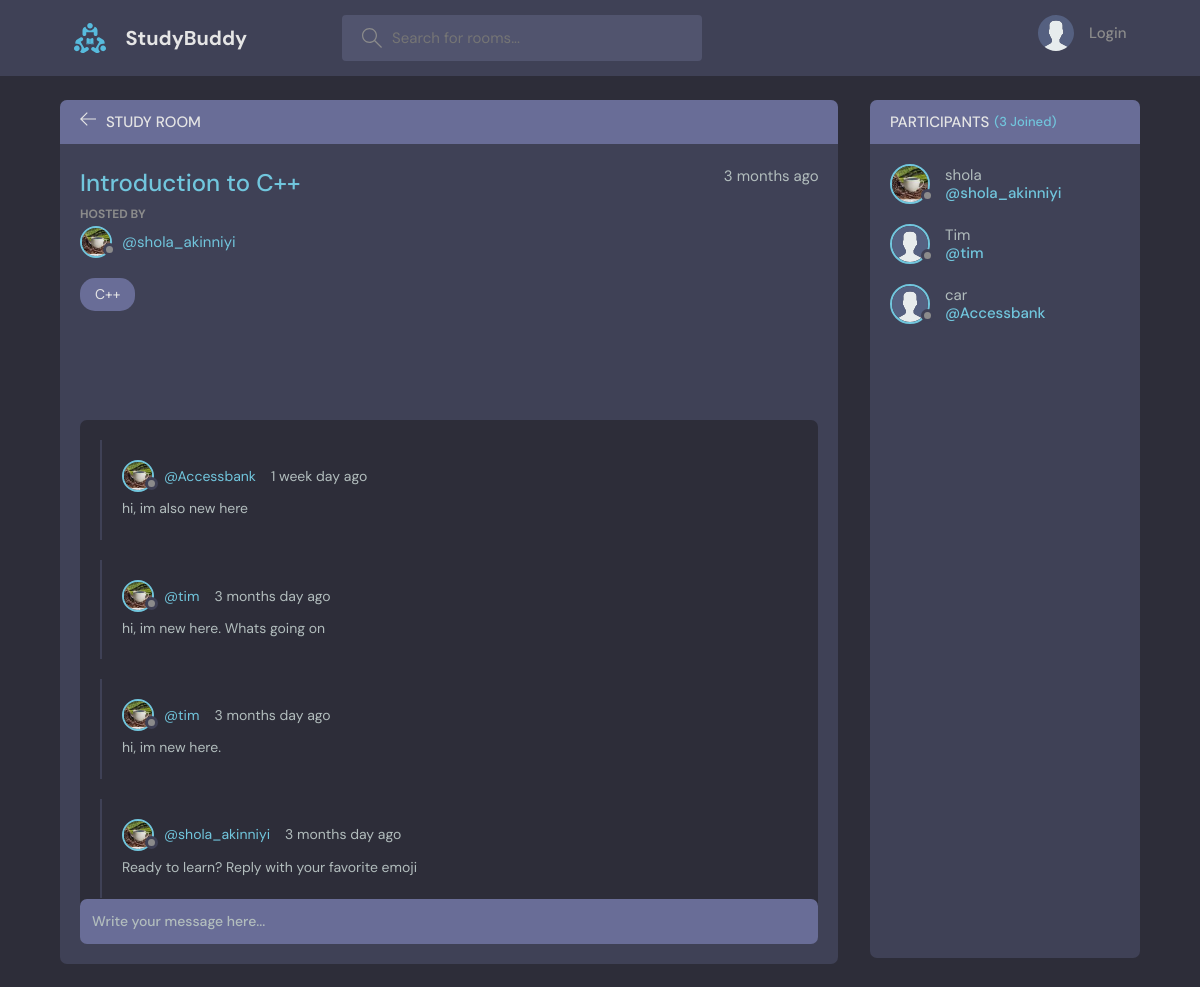
The page /room/1/ on the database its author committed.
### base/models.py (models this page shows, shortened)
class Room(models.Model):
    host = models.ForeignKey(User, on_delete=models.SET_NULL, null=True)
    topic = models.ForeignKey(Topic, on_delete=models.SET_NULL, null=True)
    name = models.CharField(max_length=200)
    description = models.TextField(null=True, blank=True)
    participants = models.ManyToManyField(User, related_name='participants', blank=True)
    updated = models.DateTimeField(auto_now=True) # takes a time show of everytime we add or save to the table/ database
    created = models.DateTimeField(auto_now_add=True) # takes a time shot of the first time it was created
    class Meta:
        ordering = ['-updated', '-created']

class User(AbstractUser):
    name = models.CharField(max_length=200, null=True)
    email = models.EmailField(unique=True, null=True)
    bio = models.TextField(null=True)
    avatar = models.ImageField(null=True, default="avatar.svg") # profile image - pillow is needed for it to work
    USERNAME_FIELD = 'email'
    REQUIRED_FIELDS =[]

class Topic(models.Model):
    name = models.CharField(max_length=200)
    def __str__(self):
        return self.name

class Message(models.Model):
    user = models.ForeignKey(User, on_delete= models.CASCADE)
    room = models.ForeignKey(Room, on_delete=models.CASCADE)
    body = models.TextField()
    updated = models.DateTimeField(auto_now=True) # takes a time show of everytime we add or save to the table/ database
    created = models.DateTimeField(auto_now_add=True) # takes a time shot of the first time it was created
    class Meta:
        ordering = ['-updated', '-created']

### base/views.py (the view)
# urls.py: path('room/<str:pk>/', views.room, name="room"),
def room(request, pk):
    room = Room.objects.get(id=pk)
    room_messages = room.message_set.all()
    participants = room.participants.all()
    if request.method == "POST":
        message = Message.objects.create(
            user=request.user, room=room, body=request.POST.get("body")
        )
        room.participants.add(request.user)
        return redirect("room", pk=room.id)
    context = {
        "room": room,
        "room_messages": room_messages,
        "participants": participants,
    }
    return render(request, "base/room.html", context)

### base/templates/base/room.html (shortened to what this page needs)
{% extends 'main.html' %}
{% block content %}
    <main class="profile-page layout layout--2">
      <div class="container">
        <div class="room">
          <div class="room__top">
            <div class="room__topLeft">
              <a href="{% url 'home' %}">
                <svg version="1.1" xmlns="http://www.w3.org/2000/svg" width="32" height="32" viewBox="0 0 32 32">
                  <title>arrow-left</title>
                  <path
                    d="M13.723 2.286l-13.723 13.714 13.719 13.714 1.616-1.611-10.96-10.96h27.625v-2.286h-27.625l10.965-10.965-1.616-1.607z"
                  ></path>
                </svg>
              </a>
              <h3>Study Room</h3>
            </div>
          </div>
          <div class="room__box scroll">
            <div class="room__header scroll">
              <div class="room__info">
                <h3>{{room.name}}</h3>
                <span>{{room.created | timesince}} ago</span>
              </div>
              <div class="room__hosted">
                <p>Hosted By</p>
                <a href="{% url 'user-profile' room.host.id %}" class="room__author">
                  <div class="avatar avatar--small">
                    <img src="{{ room.host.avatar.url }}" />
                  </div>
                  <span>@{{room.host.username}}</span>
                </a>
              </div>
              <span class="room__topics">{{room.topic}}</span>
            </div>
            <div class="room__conversation">
              <div class="threads scroll">
                {% for message in room_messages %}
                <div class="thread">
                  <div class="thread__top">
                    <div class="thread__author">
                      <a href="{% url 'user-profile' message.user.id %}" class="thread__authorInfo">
                        <div class="avatar avatar--small">
                          <img src="{{ room.host.avatar.url }}" />
                        </div>
                        <span>@{{message.user.username}}</span>
                      </a>
                      <span class="thread__date">{{message.created | timesince}} day ago</span>
                    </div>
                  </div>
                  <div class="thread__details">
                   {{message.body}}
                  </div>
                </div>
                {% endfor %}
              </div>
            </div>
          </div>
          <div class="room__message">
            <form method="POST" action="">
              <input name="body" placeholder="Write your message here..." />
            </form>
          </div>
        </div>
        <div class="participants">
          <h3 class="participants__top">Participants <span>({{participants.count}} Joined)</span></h3>
          <div class="participants__list scroll">
            {% for user in participants %}
            <a href="{% url 'user-profile' user.id %}" class="participant">
              <div class="avatar avatar--medium">
                <img src="{{ user.avatar.url }}" />
              </div>
              <p>
                {{user.name}}
                <span>@{{user.username}}</span>
              </p>
             </a>
            {% endfor %}
          </div>
        </div>
      </div>
    </main>
    {% endblock content %}

### rows shown on the page
Room: name "Introduction to C++", created "3 months", host.avatar (picture), host.username "shola_akinniyi", topic "C++"
Message: host.avatar (picture), user.username "Accessbank", created "1 week", body "hi, im also new here"
Message: host.avatar (picture), user.username "tim", created "3 months", body "hi, im new here. Whats going on"
Message: host.avatar (picture), user.username "tim", created "3 months", body "hi, im new here."
Message: host.avatar (picture), user.username "shola_akinniyi", created "3 months", body "Ready to learn? Reply with your favorite emoji"
User: avatar (picture), name "shola", username "shola_akinniyi"
User: avatar (placeholder picture), name "Tim", username "tim"
User: avatar (placeholder picture), name "car", username "Accessbank"

### other values the page prints
{{ participants.count }} "3"
